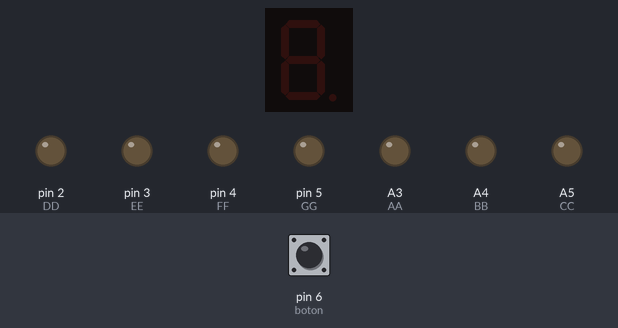
A sketch run on a simulated Arduino Uno, built with avr-gcc and run on an emulated ATmega328P. On the bench: 1-digit seven-segment display, output pins drawn as LEDs (lit = HIGH). Wiring (inferred from the names in the program): 1-digit 7-segment display, segments lit when HIGH: segments pin 13, pin 12, pin 11, pin 10, pin 9, pin 8, pin 7. Inputs (shaded band) come from the test bench; at power-on: pin 6 (boton) HIGH. Random numbers use the default seed unless the sketch sets one; the segment pins are drawn as the display they are named for; pins used as bus, display or sensor lines are not drawn.

Above: at 1.2 s.
1.3 s: pin 6 (boton) pulled LOW for 0.15 s
At 2.5 s:
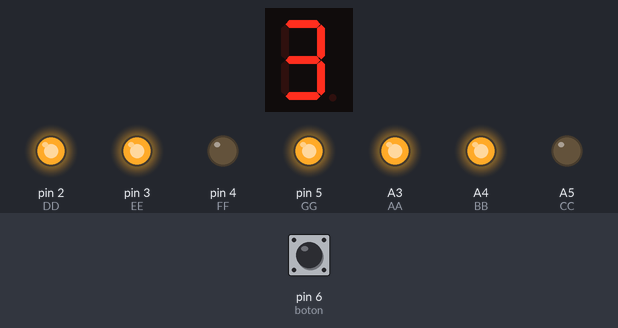
2.9 s: pin 6 (boton) pulled LOW for 1 s
At 3.7 s:
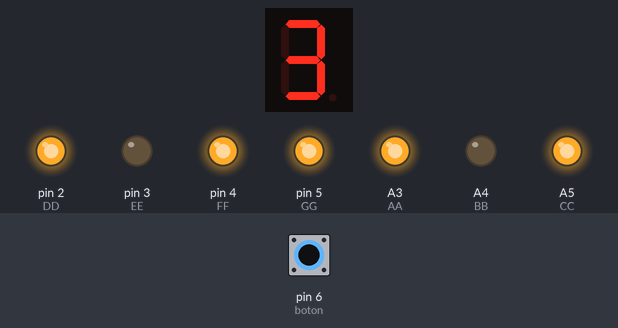
5.4 s: pin 6 (boton) pulled LOW for 0.15 s
At 6.6 s:
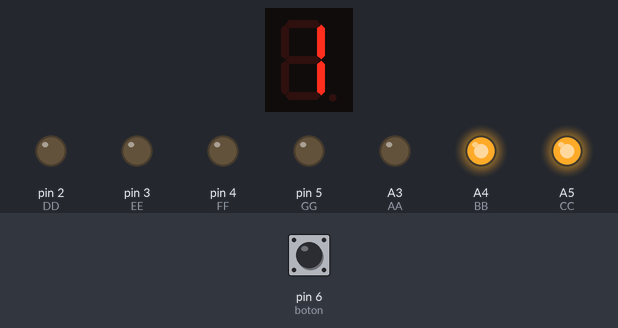
7.0 s: pin 6 (boton) pulled LOW for 3.2 s
At 8.0 s:
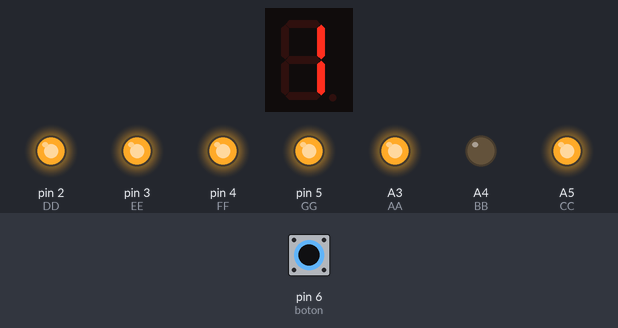
11.7 s: pin 6 (boton) pulled LOW for 0.15 s
At 12.8 s:
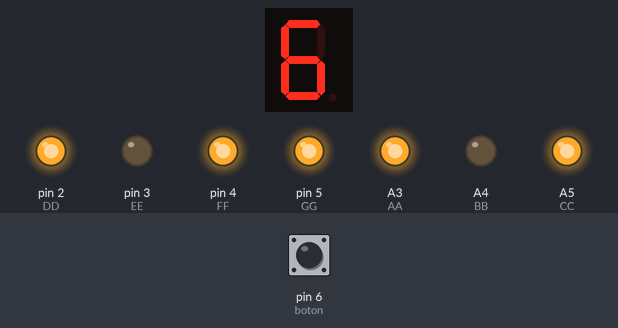
13.3 s: pin 6 (boton) pulled LOW for 1 s
At 14.0 s:
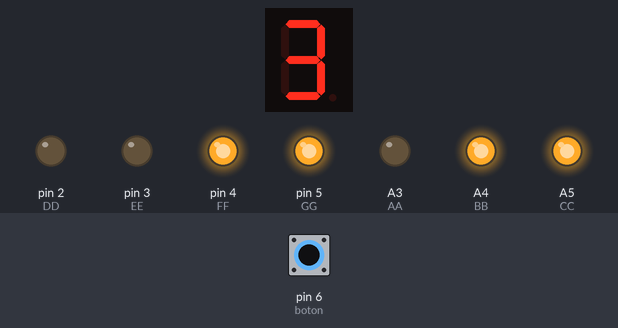
Timing chart, 0 to 16.3 s (numbered marks = the images above; inputs shaded):
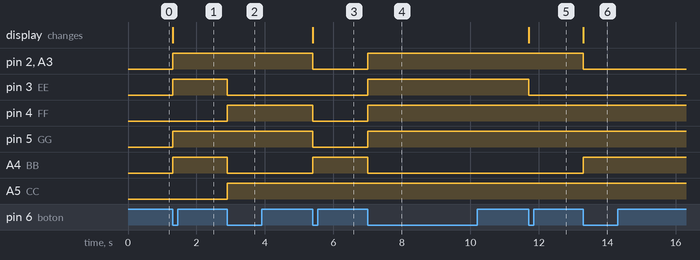

The sketch:

dobDado_display.ino
```cpp
int A = 13;
int B = 12;
int C = 11;
int D = 10;
int E = 9;
int F = 8;
int G = 7;

int AA = A3;
int BB = A4;
int CC = A5;
int DD = 2;
int EE = 3;
int FF = 4;
int GG = 5;

int boton = 6;

void setup() {
  pinMode(A, OUTPUT);
  pinMode(B, OUTPUT);
  pinMode(C, OUTPUT);
  pinMode(D, OUTPUT);
  pinMode(E, OUTPUT);
  pinMode(F, OUTPUT);
  pinMode(G, OUTPUT);

  pinMode(AA, OUTPUT);
  pinMode(BB, OUTPUT);
  pinMode(CC, OUTPUT);
  pinMode(DD, OUTPUT);
  pinMode(EE, OUTPUT);
  pinMode(FF, OUTPUT);
  pinMode(GG, OUTPUT);

  pinMode(boton, INPUT_PULLUP);

  randomSeed(analogRead(A0));
}

void mostrarNumero(int numero) {

  int numeros[7][7] = {
    {0,1,1,0,0,0,0},
    {1,1,0,1,1,0,1},
    {1,1,1,1,0,0,1},
    {0,1,1,0,0,1,1},
    {1,0,1,1,0,1,1},
    {1,0,1,1,1,1,1}
  };

  digitalWrite(A, numeros[numero - 1][0]);
  digitalWrite(B, numeros[numero - 1][1]);
  digitalWrite(C, numeros[numero - 1][2]);
  digitalWrite(D, numeros[numero - 1][3]);
  digitalWrite(E, numeros[numero - 1][4]);
  digitalWrite(F, numeros[numero - 1][5]);
  digitalWrite(G, numeros[numero - 1][6]);
}

void mostrarNumero2(int numero) {

  int numeros[7][7] = {
    {0,1,1,0,0,0,0},
    {1,1,0,1,1,0,1},
    {1,1,1,1,0,0,1},
    {0,1,1,0,0,1,1},
    {1,0,1,1,0,1,1},
    {1,0,1,1,1,1,1}
  };

  digitalWrite(AA, numeros[numero - 1][0]);
  digitalWrite(BB, numeros[numero - 1][1]);
  digitalWrite(CC, numeros[numero - 1][2]);
  digitalWrite(DD, numeros[numero - 1][3]);
  digitalWrite(EE, numeros[numero - 1][4]);
  digitalWrite(FF, numeros[numero - 1][5]);
  digitalWrite(GG, numeros[numero - 1][6]);
}

void loop() {

  if (digitalRead(boton) == LOW) {

    int resultado1 = random(1, 7);
    int resultado2 = random(1, 7);

    mostrarNumero(resultado1);
    mostrarNumero2(resultado2);

    delay(300);

    while (digitalRead(boton) == LOW) {
    }
  }
}
```

Measured:
- after the input at 1.3 s, pin 2 (DD), pin 3 (EE), pin 5 (GG), A3 (AA), A4 (BB): LOW → HIGH at once; the display: changes at once (image 1)
- after the input at 2.9 s, pin 3 (EE), A4 (BB): HIGH → LOW at once; pin 4 (FF), A5 (CC): LOW → HIGH at once
- after the input at 5.4 s, pin 2 (DD), pin 4 (FF), pin 5 (GG), A3 (AA): HIGH → LOW at once; A4 (BB): LOW → HIGH at once; the display: changes at once (image 3)
- after the input at 7.0 s, pin 2 (DD), pin 3 (EE), pin 4 (FF), pin 5 (GG), A3 (AA): LOW → HIGH at once; A4 (BB): HIGH → LOW at once
- after the input at 11.7 s, pin 3 (EE): HIGH → LOW at once; the display: changes at once (image 5)
- after the input at 13.3 s, pin 2 (DD), A3 (AA): HIGH → LOW at once; A4 (BB): LOW → HIGH at once; the display: changes at once (image 6)
